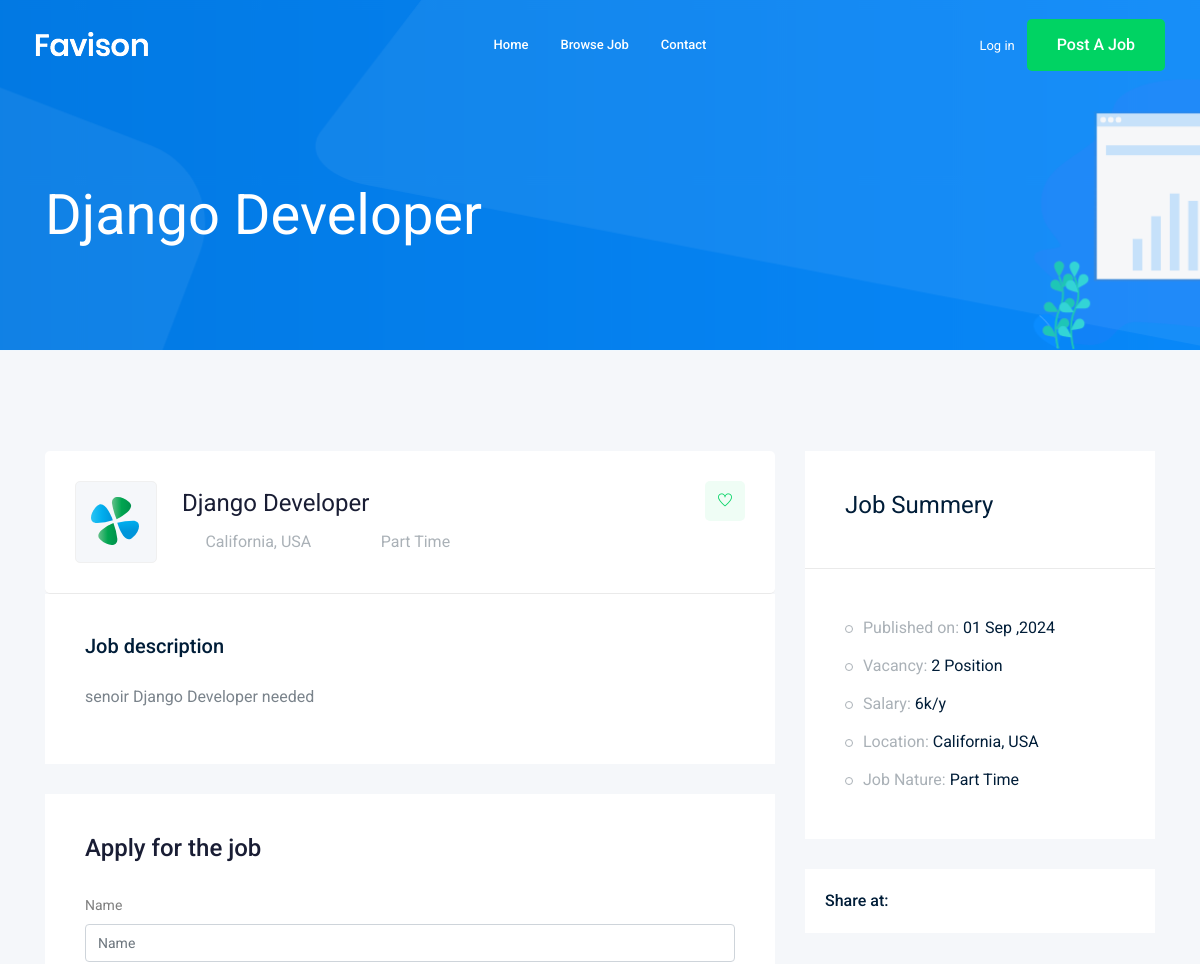
The page /jobs/django-developer (upper part) on the database as committed earlier.
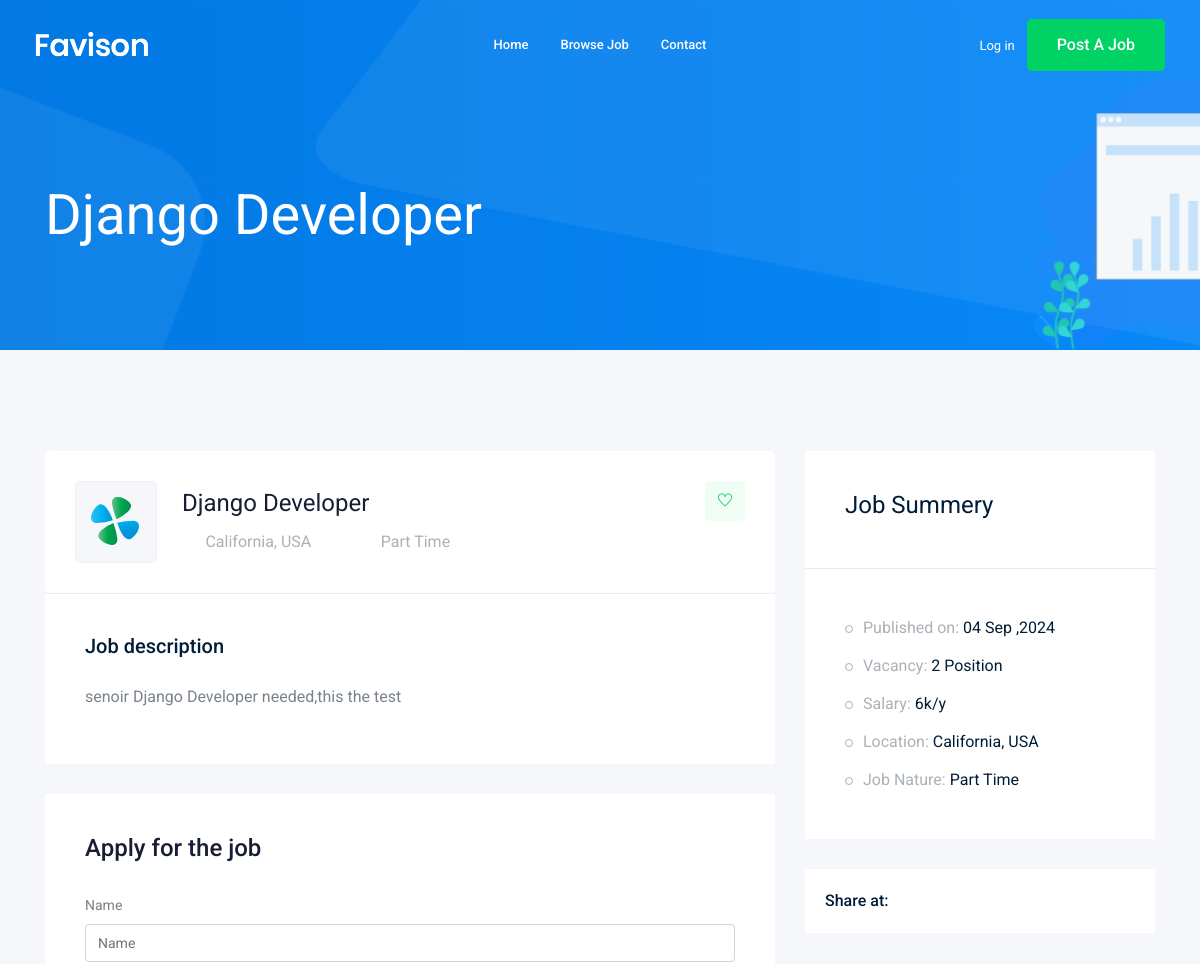
The same page on the database as committed later.
### job/models.py (models this page shows, shortened)
class Job(models.Model):
    JOB_TYPE = (
        ('Full Time','Full Time'),
        ('Part Time','Part Time'),
    )
    owner=models.ForeignKey(User,related_name='job_owner',on_delete=models.CASCADE)
    title=models.CharField(max_length=100)
    job_type=models.CharField(max_length=15,choices=JOB_TYPE)
    description=models.TextField(max_length=1000)
    published_at=models.DateTimeField(auto_now=True)
    Vacancy=models.IntegerField(default=1)
    salary=models.IntegerField(default=0)
    experience=models.IntegerField(default=1)
    category=models.ForeignKey('Category',on_delete=models.CASCADE)
    image=models.ImageField(upload_to=image_uoload)
    slug=models.SlugField(blank=True,null=True)
    def __str__(self) :
        return self.title

### job/views.py (the view)
# urls.py: path('<str:slug>',views.job_detail,name='job_detail'),
def job_detail(request,slug):
    job_detail=get_object_or_404(Job,slug=slug)
    if request.method == 'POST':
        form=ApplyForm(request.POST,request.FILES)
        if form.is_valid():
            myform=form.save(commit=False)
            myform.job=job_detail
            myform.save()
    else:
        form=ApplyForm()
    context={'job':job_detail,'form':form}
    return render(request,'job/job_detail.html',context)

### job/form.py
class ApplyForm(forms.ModelForm):
   class Meta:
      model= Apply
      fields=['name','email','website','cv','cover_letter']

### job/templates/job/job_detail.html (shortened to what this page needs)
{% extends 'base.html' %}
{% load django_bootstrap5 %}
{% block body %}
<div class="bradcam_area bradcam_bg_1">
    <div class="container">
        <div class="row">
            <div class="col-xl-12">
                <div class="bradcam_text">
                    <h3>{{ job.title }}</h3>
                </div>
            </div>
        </div>
    </div>
</div>
<div class="job_details_area">
    <div class="container">
        <div class="row">
            <div class="col-lg-8">
                <div class="job_details_header">
                    <div class="single_jobs white-bg d-flex justify-content-between">
                        <div class="jobs_left d-flex align-items-center">
                            <div class="thumb">
                                <img src="img/svg_icon/1.svg" alt="">
                            </div>
                            <div class="jobs_conetent">
                                <a href="#">
                                    <h4>{{ job }}</h4>
                                </a>
                                <div class="links_locat d-flex align-items-center">
                                    <div class="location">
                                        <p> <i class="fa fa-map-marker"></i> California, USA</p>
                                    </div>
                                    <div class="location">
                                        <p> <i class="fa fa-clock-o"></i>{{ job.job_type }}</p>
                                    </div>
                                </div>
                            </div>
                        </div>
                        <div class="jobs_right">
                            <div class="apply_now">
                                <a class="heart_mark" href="#"> <i class="ti-heart"></i> </a>
                            </div>
                        </div>
                    </div>
                </div>
                <div class="descript_wrap white-bg">
                    <div class="single_wrap">
                        <h4>Job description</h4>
                        <p>{{ job.description }}</p>
                    </div>
                </div>
                <div class="apply_job_form white-bg">
                    <h4>Apply for the job</h4>
                    <form method="POST" enctype="multipart/form-data">
                        {% bootstrap_form form %}
                    </form>
                </div>
            </div>
            <div class="col-lg-4">
                <div class="job_sumary">
                    <div class="summery_header">
                        <h3>Job Summery</h3>
                    </div>
                    <div class="job_content">
                        <ul>
                            <li>Published on: <span>{{ job.published_at|date:"d M ,Y" }}</span></li>
                            <li>Vacancy: <span>{{ job.Vacancy }} Position</span></li>
                            <li>Salary: <span>{{ job.salary}}k/y</span></li>
                            <li>Location: <span>California, USA</span></li>
                            <li>Job Nature: <span>{{ job.job_type}}</span></li>
                        </ul>
                    </div>
                </div>
                <div class="share_wrap d-flex">
                    <span>Share at:</span>
                    <ul>
                        <li><a href="#"> <i class="fa fa-facebook"></i></a> </li>
                        <li><a href="#"> <i class="fa fa-google-plus"></i></a> </li>
                        <li><a href="#"> <i class="fa fa-twitter"></i></a> </li>
                        <li><a href="#"> <i class="fa fa-envelope"></i></a> </li>
                    </ul>
                </div>
            </div>
        </div>
    </div>
</div>
{% endblock %}

Rows that differ between the two databases and show on the page:
changed Job "Django Developer": description "senoir Django Developer needed" → "senoir Django Developer needed,this the test"; published_at "01 Sep ,2024" → "04 Sep ,2024"
